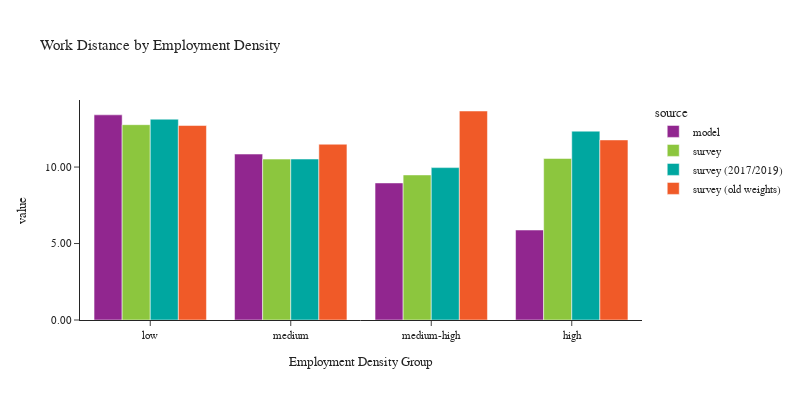

The code cell stored with this chart in its notebook:
### Code cell
plot_work_location(df_workers, 'emp_density_group', 'Employment Density', 'Employment Density Group')

### Figure 1 — Plotly figure (JSON) as saved in the notebook; plotly's stock layout.template omitted (floating-point values rounded to 4 significant figures)
{"data": [{"alignmentgroup": "True", "customdata": [[308399], [304498], [302054], [269097]], "hovertemplate": "source=model<br>emp_density_group=%{x}<br>value=%{y}<br>sample count=%{customdata[0]}<extra></extra>", "legendgroup": "model", "marker": {"color": "#91268F", "pattern": {"shape": ""}}, "name": "model", "offsetgroup": "model", "orientation": "v", "showlegend": true, "textposition": "auto", "type": "bar", "x": ["low", "medium", "medium-high", "high"], "xaxis": "x", "y": [13.41, 10.85, 8.961, 5.883], "yaxis": "y"}, {"alignmentgroup": "True", "customdata": [[1215], [851], [539], [218]], "hovertemplate": "source=survey<br>emp_density_group=%{x}<br>value=%{y}<br>sample count=%{customdata[0]}<extra></extra>", "legendgroup": "survey", "marker": {"color": "#8CC63E", "pattern": {"shape": ""}}, "name": "survey", "offsetgroup": "survey", "orientation": "v", "showlegend": true, "textposition": "auto", "type": "bar", "x": ["low", "medium", "medium-high", "high"], "xaxis": "x", "y": [12.77, 10.52, 9.484, 10.56], "yaxis": "y"}, {"alignmentgroup": "True", "customdata": [[1163], [812], [507], [210]], "hovertemplate": "source=survey (2017/2019)<br>emp_density_group=%{x}<br>value=%{y}<br>sample count=%{customdata[0]}<extra></extra>", "legendgroup": "survey (2017/2019)", "marker": {"color": "#00A7A0", "pattern": {"shape": ""}}, "name": "survey (2017/2019)", "offsetgroup": "survey (2017/2019)", "orientation": "v", "showlegend": true, "textposition": "auto", "type": "bar", "x": ["low", "medium", "medium-high", "high"], "xaxis": "x", "y": [13.13, 10.52, 9.962, 12.35], "yaxis": "y"}, {"alignmentgroup": "True", "customdata": [[2459], [1969], [1028], [514]], "hovertemplate": "source=survey (old weights)<br>emp_density_group=%{x}<br>value=%{y}<br>sample count=%{customdata[0]}<extra></extra>", "legendgroup": "survey (old weights)", "marker": {"color": "#F05A28", "pattern": {"shape": ""}}, "name": "survey (old weights)", "offsetgroup": "survey (old weights)", "orientation": "v", "showlegend": true, "textposition": "auto", "type": "bar", "x": ["low", "medium", "medium-high", "high"], "xaxis": "x", "y": [12.72, 11.49, 13.66, 11.77], "yaxis": "y"}], "layout": {"barmode": "group", "font": {"size": 11}, "height": 400, "legend": {"title": {"text": "source"}, "tracegroupgap": 0}, "title": {"text": "Work Distance by Employment Density"}, "width": 800, "xaxis": {"anchor": "y", "domain": [0.0, 1.0], "title": {"text": "Employment Density Group"}}, "yaxis": {"anchor": "x", "domain": [0.0, 1.0], "tickformat": ".2f", "title": {"text": "value"}}}}
